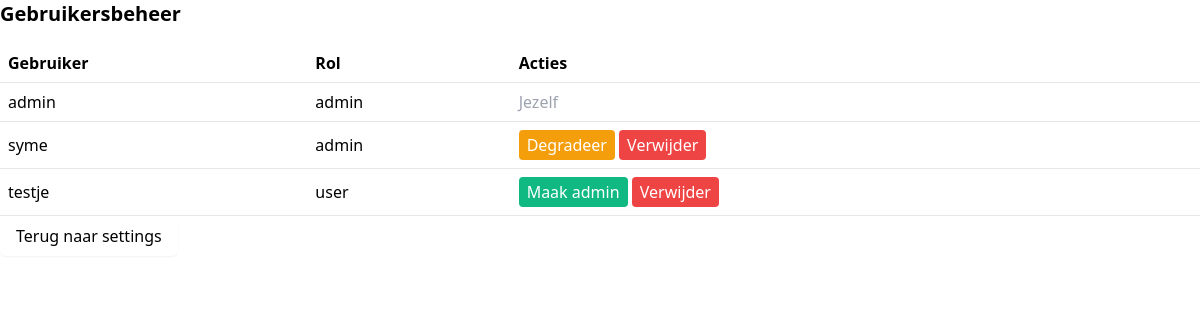
/manage_users (signed in), run on an earlier commit of the app's database.
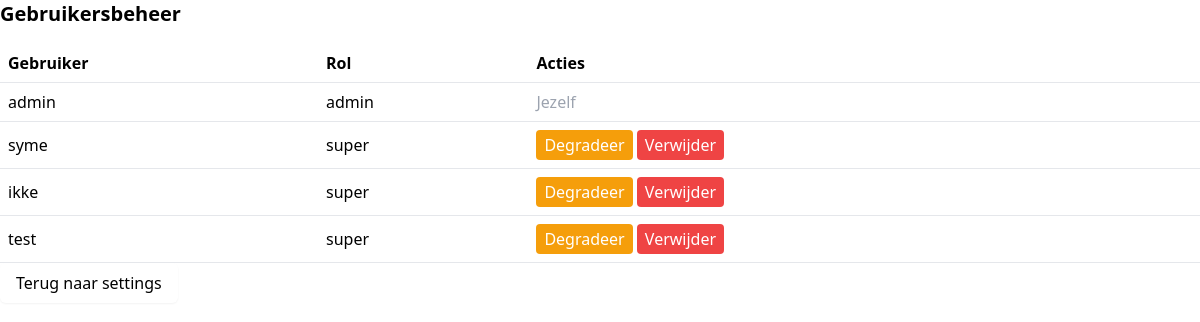
And on a later commit of the database.
### tables this page shows
CREATE TABLE users
                 (id INTEGER PRIMARY KEY AUTOINCREMENT,
                  username TEXT UNIQUE,
                  password TEXT,
                  role TEXT, color TEXT DEFAULT '#2563eb', dark_mode INTEGER DEFAULT 0, bio TEXT DEFAULT '', profile_pic TEXT DEFAULT 'default.jpg', email TEXT DEFAULT '', created_at TEXT);

### app.py (the view, shortened to what this page needs)
@app.route('/manage_users', methods=['GET', 'POST'])
@super_admin_required
def manage_users():
    conn = get_db_connection()
    c = conn.cursor()
    c.execute('SELECT id, username, role FROM users')
    users = c.fetchall()
    conn.close()
    return render_template('manage_users.html', users=users, settings=get_user_settings(session.get('user_id')))

### app.py (called while the page is built)
def super_admin_required(f):
    @wraps(f)
    def decorated_function(*args, **kwargs):
        if session.get('role') != 'admin':
            flash('Alleen superadmins hebben toegang tot gebruikersbeheer.', 'error')
            return redirect(url_for('index'))
        return f(*args, **kwargs)
    return decorated_function

@app.context_processor
def inject_roles():
    return dict(is_admin=is_admin(), is_super_admin=session.get('role') == 'admin')

def get_user_settings(user_id):
    conn = get_db_connection()
    c = conn.cursor()
    c.execute('SELECT color, dark_mode FROM users WHERE id = ?', (user_id,))
    result = c.fetchone()
    conn.close()
    return {'color': result[0] if result else '#e31c73', 'dark_mode': result[1] if result else True}

### models/database.py (called while the page is built)
def get_db_connection():
    conn = sqlite3.connect('books.db')
    conn.row_factory = sqlite3.Row
    return conn

### models/user.py (called while the page is built)
def is_admin():
    role = session.get('role')
    logger.debug(f"is_admin check - Session role: {role}")
    return role in ['admin', 'super']  # Allow both admin and super roles for most actions

### templates/manage_users.html (shortened to what this page needs)
<link href="https://cdn.jsdelivr.net/npm/tailwindcss@2.2.19/dist/tailwind.min.css" rel="stylesheet" />
<h2 class="text-xl font-bold mb-4">Gebruikersbeheer</h2>
<table class="w-full text-left border-collapse">
  <thead>
    <tr>
      <th class="border-b p-2">Gebruiker</th>
      <th class="border-b p-2">Rol</th>
      <th class="border-b p-2">Acties</th>
    </tr>
  </thead>
  <tbody>
    {% for user in users %}
    <tr class="border-b">
      <td class="p-2">{{ user[1] }}</td>
      <td class="p-2">{{ user[2] }}</td>
      <td class="p-2 space-x-2">
        {% if session.user_id != user[0] %}
        <form method="POST" class="inline">
          {% if user[2] == 'user' %}
            <button type="submit" name="action" value="make_admin" class="px-2 py-1 bg-green-500 text-white rounded">Maak admin</button>
          {% else %}
            <button type="submit" name="action" value="remove_admin" class="px-2 py-1 bg-yellow-500 text-white rounded">Degradeer</button>
          {% endif %}
          <button type="submit" name="action" value="delete" class="px-2 py-1 bg-red-500 text-white rounded">Verwijder</button>
        </form>
        {% else %}
          <span class="text-gray-400">Jezelf</span>
        {% endif %}
      </td>
    </tr>
    {% endfor %}
  </tbody>
</table>
        <div class="mb-4">
          <a href="{{ url_for('settings') }}"
             class="inline-flex items-center px-4 py-2 text-black font-medium rounded-md shadow-sm transition-colors duration-200"
             style="background-color: var(--primary-color);">
            Terug naar settings
          </a>
        </div>

What changed in the data, as far as the page shows it:
removed users: username "testje", role "user", shows "Maak admin"
changed users "syme": role "admin" → "super"
added users: username "ikke", role "super", shows "Degradeer"
added users: username "test", role "super", shows "Degradeer"
